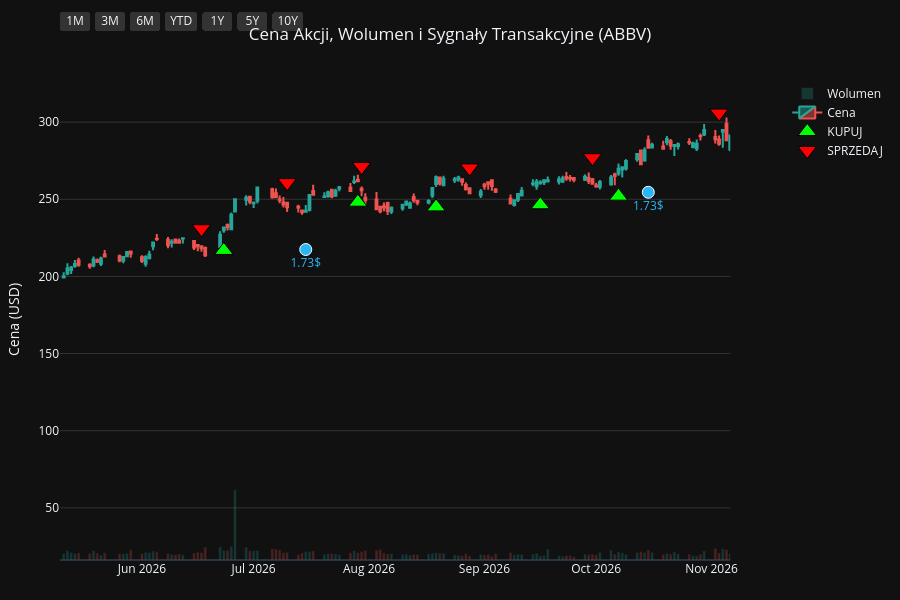
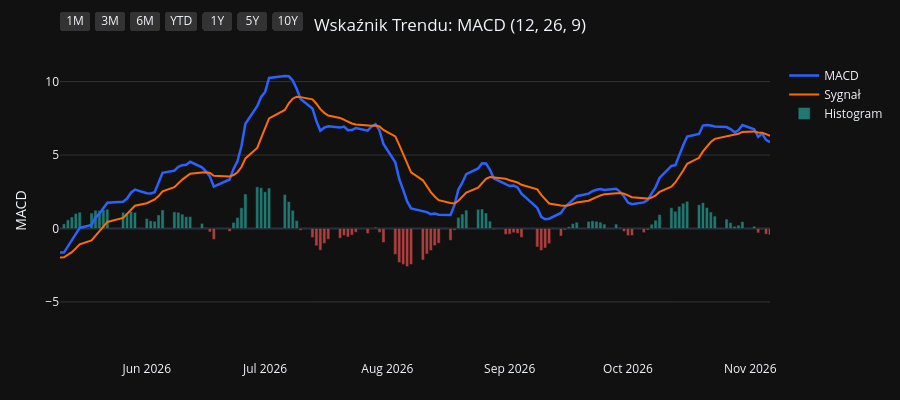
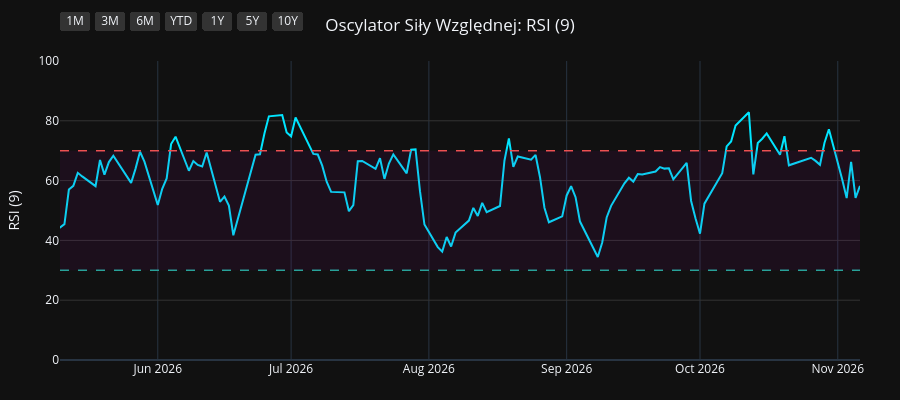
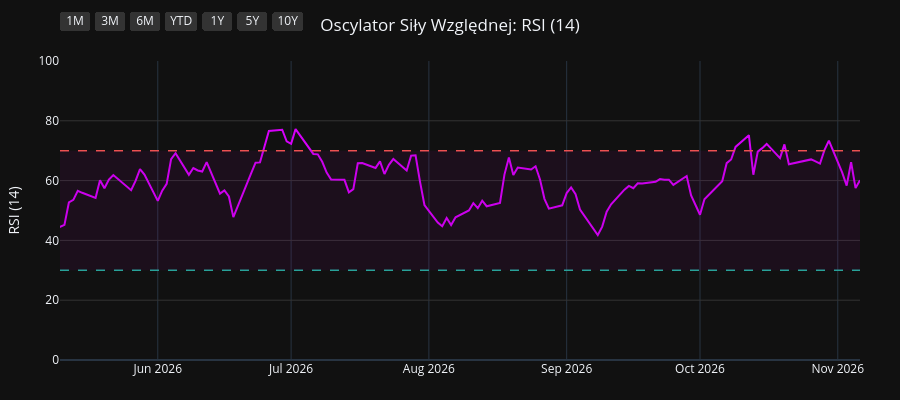

Notebook cell for these charts, in order:
### Code cell
import os
import yfinance as yf
import pandas as pd
import pandas_ta as ta
import plotly.graph_objects as go
from plotly.subplots import make_subplots

# 1. Pobranie i przygotowanie danych
symbol = os.environ.get("STOCK_TICKER", "").strip().upper()
if not symbol:
    raise RuntimeError("Set STOCK_TICKER before running price_extractor.ipynb")
df = yf.Ticker(symbol).history(period="10y")
df.index = df.index.tz_localize(None)

# Wskaźniki i sygnały
df.ta.macd(fast=12, slow=26, signal=9, append=True)
df.ta.rsi(length=9, append=True)
df.ta.rsi(length=14, append=True)
df.ta.rsi(length=21, append=True)
df.dropna(inplace=True)

macd = df['MACD_12_26_9']
signal = df['MACDs_12_26_9']
wczorajszy_macd = macd.shift(1)
wczorajszy_signal = signal.shift(1)

df['Decyzja'] = 'BRAK'
df.loc[(macd > signal) & (wczorajszy_macd <= wczorajszy_signal), 'Decyzja'] = 'KUPUJ'
df.loc[(macd < signal) & (wczorajszy_macd >= wczorajszy_signal), 'Decyzja'] = 'SPRZEDAJ'

df_kupuj = df[df['Decyzja'] == 'KUPUJ']
df_sprzedaj = df[df['Decyzja'] == 'SPRZEDAJ']
df_dywidendy = df[df['Dividends'] > 0]
df_splity = df[df['Stock Splits'] > 0]

# Wspólna konfiguracja osi X
konfiguracja_osi_x = dict(
    type="date",
    showspikes=True, spikemode="across", spikesnap="cursor", spikedash="dot", spikecolor="#ffffff", spikethickness=1, hoverformat="%Y-%m-%d",
    rangeselector=dict(
        buttons=list([
            dict(count=1, label="1M", step="month", stepmode="backward"),
            dict(count=3, label="3M", step="month", stepmode="backward"),
            dict(count=6, label="6M", step="month", stepmode="backward"),
            dict(count=1, label="YTD", step="year", stepmode="todate"),
            dict(count=1, label="1Y", step="year", stepmode="backward"),
            dict(count=5, label="5Y", step="year", stepmode="backward"),
            dict(step="all", label="10Y")
        ]),
        bgcolor="#333333", activecolor="#2962ff", x=0, y=1.1
    )
)

# ==========================================
# WYKRES 1: CENA + WOLUMEN + SYGNAŁY
# ==========================================
fig1 = make_subplots(specs=[[{"secondary_y": True}]])

kolory_wolumenu = ['#26a69a' if row['Close'] >= row['Open'] else '#ef5350' for index, row in df.iterrows()]
fig1.add_trace(go.Bar(x=df.index, y=df['Volume'], marker_color=kolory_wolumenu, opacity=0.25, name='Wolumen'), secondary_y=True)
fig1.add_trace(go.Candlestick(x=df.index, open=df['Open'], high=df['High'], low=df['Low'], close=df['Close'], name='Cena', increasing_line_color='#26a69a', decreasing_line_color='#ef5350'), secondary_y=False)
fig1.add_trace(go.Scatter(x=df_kupuj.index, y=df_kupuj['Low'] * 0.95, customdata=df_kupuj[['Low', 'High']], mode='markers', marker=dict(symbol='triangle-up', size=16, color='#00ff00', line=dict(width=1, color='black')), name='KUPUJ', hovertemplate='KUPUJ<br>Najniższa: %{customdata[0]:.2f}<br>Najwyższa: %{customdata[1]:.2f}<extra></extra>'), secondary_y=False)
fig1.add_trace(go.Scatter(x=df_sprzedaj.index, y=df_sprzedaj['High'] * 1.05, customdata=df_sprzedaj[['Low', 'High']], mode='markers', marker=dict(symbol='triangle-down', size=16, color='#ff0000', line=dict(width=1, color='black')), name='SPRZEDAJ', hovertemplate='SPRZEDAJ<br>Najniższa: %{customdata[0]:.2f}<br>Najwyższa: %{customdata[1]:.2f}<extra></extra>'), secondary_y=False)

if not df_dywidendy.empty:
    fig1.add_trace(go.Scatter(x=df_dywidendy.index, y=df_dywidendy['Low'] * 0.90, mode='markers+text', marker=dict(symbol='circle', size=12, color='#29b6f6', line=dict(width=1, color='white')), text=df_dywidendy['Dividends'].apply(lambda x: f"{x}$"), textposition="bottom center", name='Dywidenda', showlegend=False, hovertemplate='Dywidenda: %{text}<extra></extra>', textfont=dict(color="#29b6f6")), secondary_y=False)
if not df_splity.empty:
                    fig1.add_trace(go.Scatter(x=df_splity.index, y=df_splity['High'], mode='markers+text', marker=dict(symbol='star', size=16, color='#ffee58', line=dict(width=1, color='black')), text=df_splity['Stock Splits'].apply(lambda x: f"{x:g}:1" if x >= 1 else f"1:{1 / x:g}"), textposition="top center", name='Split', hovertemplate='%{text}<extra></extra>', textfont=dict(color="#ffee58")), secondary_y=False)

fig1.update_layout(title=dict(text=f"Cena Akcji, Wolumen i Sygnały Transakcyjne ({symbol})", x=0.5, xanchor='center'), dragmode='pan', xaxis_rangeslider_visible=False, template='plotly_dark', height=600, hovermode='x unified', margin=dict(l=60, r=40, t=60, b=40))
fig1.update_xaxes(**konfiguracja_osi_x)
fig1.update_xaxes(range=[df.index.max() - pd.Timedelta(days=180), df.index.max()])
fig1.update_yaxes(title_text="Cena (USD)", secondary_y=False, gridcolor='#333333')
fig1.update_yaxes(range=[0, df['Volume'].max() * 4], showgrid=False, showticklabels=False, secondary_y=True)
fig1.show(config={'scrollZoom': True})

# ==========================================
# WYKRES 2: WSKAŹNIK MACD
# ==========================================
fig2 = go.Figure()
fig2.add_trace(go.Scatter(x=df.index, y=df['MACD_12_26_9'], line=dict(color='#2962ff', width=2.5), name='MACD'))
fig2.add_trace(go.Scatter(x=df.index, y=df['MACDs_12_26_9'], line=dict(color='#ff6d00', width=2), name='Sygnał'))
kolory_macd = ['#26a69a' if val >= 0 else '#ef5350' for val in df['MACDh_12_26_9']]
fig2.add_trace(go.Bar(x=df.index, y=df['MACDh_12_26_9'], marker_color=kolory_macd, name='Histogram', opacity=0.7))
fig2.update_layout(title=dict(text="Wskaźnik Trendu: MACD (12, 26, 9)", x=0.5, xanchor='center'), dragmode='pan', xaxis_rangeslider_visible=False, template='plotly_dark', height=400, hovermode='x unified', margin=dict(l=60, r=40, t=60, b=40))
fig2.update_xaxes(**konfiguracja_osi_x)
fig2.update_xaxes(range=[df.index.max() - pd.Timedelta(days=180), df.index.max()])
fig2.update_yaxes(title_text="MACD", gridcolor='#333333')
fig2.show(config={'scrollZoom': True})

# ==========================================
# WYKRES 3: OSCYLATOR RSI (9)
# ==========================================
fig3 = go.Figure()
fig3.add_trace(go.Scatter(x=df.index, y=df['RSI_9'], line=dict(color='#00e5ff', width=2), name='RSI (9)'))
fig3.add_hline(y=70, line_dash="dash", line_color="#ef5350", line_width=1.5)
fig3.add_hline(y=30, line_dash="dash", line_color="#26a69a", line_width=1.5)
fig3.add_hrect(y0=30, y1=70, line_width=0, fillcolor="purple", opacity=0.1)
fig3.update_layout(title=dict(text="Oscylator Siły Względnej: RSI (9)", x=0.5, xanchor='center'), dragmode='pan', xaxis_rangeslider_visible=False, template='plotly_dark', height=400, hovermode='x unified', margin=dict(l=60, r=40, t=60, b=40))
fig3.update_xaxes(**konfiguracja_osi_x)
fig3.update_xaxes(range=[df.index.max() - pd.Timedelta(days=180), df.index.max()])
fig3.update_yaxes(title_text="RSI (9)", range=[0, 100], gridcolor='#333333')
fig3.show(config={'scrollZoom': True})

# ==========================================
# WYKRES 4: OSCYLATOR RSI (14)
# ==========================================
fig4 = go.Figure()
fig4.add_trace(go.Scatter(x=df.index, y=df['RSI_14'], line=dict(color='#d500f9', width=2), name='RSI (14)'))
fig4.add_hline(y=70, line_dash="dash", line_color="#ef5350", line_width=1.5)
fig4.add_hline(y=30, line_dash="dash", line_color="#26a69a", line_width=1.5)
fig4.add_hrect(y0=30, y1=70, line_width=0, fillcolor="purple", opacity=0.1)
fig4.update_layout(title=dict(text="Oscylator Siły Względnej: RSI (14)", x=0.5, xanchor='center'), dragmode='pan', xaxis_rangeslider_visible=False, template='plotly_dark', height=400, hovermode='x unified', margin=dict(l=60, r=40, t=60, b=40))
fig4.update_xaxes(**konfiguracja_osi_x)
fig4.update_xaxes(range=[df.index.max() - pd.Timedelta(days=180), df.index.max()])
fig4.update_yaxes(title_text="RSI (14)", range=[0, 100], gridcolor='#333333')
fig4.show(config={'scrollZoom': True})

# ==========================================
# WYKRES 5: OSCYLATOR RSI (21)
# ==========================================
fig5 = go.Figure()
fig5.add_trace(go.Scatter(x=df.index, y=df['RSI_21'], line=dict(color='#64dd17', width=2), name='RSI (21)'))
fig5.add_hline(y=70, line_dash="dash", line_color="#ef5350", line_width=1.5)
fig5.add_hline(y=30, line_dash="dash", line_color="#26a69a", line_width=1.5)
fig5.add_hrect(y0=30, y1=70, line_width=0, fillcolor="purple", opacity=0.1)
fig5.update_layout(title=dict(text="Oscylator Siły Względnej: RSI (21)", x=0.5, xanchor='center'), dragmode='pan', xaxis_rangeslider_visible=False, template='plotly_dark', height=400, hovermode='x unified', margin=dict(l=60, r=40, t=60, b=40))
fig5.update_xaxes(**konfiguracja_osi_x)
fig5.update_xaxes(range=[df.index.max() - pd.Timedelta(days=180), df.index.max()])
fig5.update_yaxes(title_text="RSI (21)", range=[0, 100], gridcolor='#333333')
fig5.show(config={'scrollZoom': True})

### Figure 1 — Plotly figure (JSON) as saved in the notebook; plotly's stock layout.template omitted (floating-point values rounded to 4 significant figures; data arrays with more than 128 entries replaced by an {"elided": "..."} marker saying what was removed)
{"data": [{"marker": {"color": {"elided": "2481 str values"}}, "name": "Wolumen", "opacity": 0.25, "type": "bar", "x": {"elided": "2481 str values"}, "xaxis": "x", "y": {"elided": "2481 int values"}, "yaxis": "y2"}, {"close": {"elided": "2481 float values"}, "decreasing": {"line": {"color": "#ef5350"}}, "high": {"elided": "2481 float values"}, "increasing": {"line": {"color": "#26a69a"}}, "low": {"elided": "2481 float values"}, "name": "Cena", "open": {"elided": "2481 float values"}, "type": "candlestick", "x": {"elided": "2481 str values"}, "xaxis": "x", "yaxis": "y"}, {"customdata": {"elided": "97x2 float values"}, "hovertemplate": "KUPUJ<br>Najniższa: %{customdata[0]:.2f}<br>Najwyższa: %{customdata[1]:.2f}<extra></extra>", "marker": {"color": "#00ff00", "line": {"color": "black", "width": 1}, "size": 16, "symbol": "triangle-up"}, "mode": "markers", "name": "KUPUJ", "type": "scatter", "x": ["2017-02-15T00:00:00", "2017-04-26T00:00:00", "2017-06-02T00:00:00", "2017-07-21T00:00:00", "2017-08-23T00:00:00", "2017-10-18T00:00:00", "2017-11-09T00:00:00", "2017-11-30T00:00:00", "2017-12-15T00:00:00", "2018-01-03T00:00:00", "2018-02-20T00:00:00", "2018-04-12T00:00:00", "2018-07-06T00:00:00", "2018-07-26T00:00:00", "2018-07-31T00:00:00", "2018-09-27T00:00:00", "2018-11-06T00:00:00", "2018-12-27T00:00:00", "2019-01-18T00:00:00", "2019-02-13T00:00:00", "2019-03-12T00:00:00", "2019-05-16T00:00:00", "2019-06-12T00:00:00", "2019-07-30T00:00:00", "2019-08-09T00:00:00", "2019-08-16T00:00:00", "2019-10-17T00:00:00", "2020-02-06T00:00:00", "2020-03-30T00:00:00", "2020-06-09T00:00:00", "2020-06-22T00:00:00", "2020-07-02T00:00:00", "2020-07-16T00:00:00", "2020-08-17T00:00:00", "2020-08-31T00:00:00", "2020-10-05T00:00:00", "2020-11-02T00:00:00", "2021-01-11T00:00:00", "2021-02-23T00:00:00", "2021-03-10T00:00:00", "2021-03-31T00:00:00", "2021-04-09T00:00:00", "2021-06-14T00:00:00", "2021-07-06T00:00:00", "2021-08-16T00:00:00", "2021-09-27T00:00:00", "2021-12-06T00:00:00", "2022-02-03T00:00:00", "2022-02-25T00:00:00", "2022-03-15T00:00:00", "2022-04-06T00:00:00", "2022-05-13T00:00:00", "2022-06-08T00:00:00", "2022-06-22T00:00:00", "2022-08-16T00:00:00", "2022-09-06T00:00:00", "2022-10-05T00:00:00", "2022-10-13T00:00:00", "2022-11-11T00:00:00", "2023-02-09T00:00:00", "2023-03-15T00:00:00", "2023-04-24T00:00:00", "2023-06-08T00:00:00", "2023-09-13T00:00:00", "2023-10-18T00:00:00", "2023-11-21T00:00:00", "2024-02-05T00:00:00", "2024-04-23T00:00:00", "2024-05-06T00:00:00", "2024-06-03T00:00:00", "2024-07-17T00:00:00", "2024-10-02T00:00:00", "2024-10-30T00:00:00", "2024-11-26T00:00:00", "2024-12-17T00:00:00", "2025-01-28T00:00:00", "2025-04-24T00:00:00", "2025-05-27T00:00:00", "2025-05-29T00:00:00", "2025-07-02T00:00:00", "2025-07-24T00:00:00", "2025-07-29T00:00:00", "2025-08-01T00:00:00", "2025-09-11T00:00:00", "2025-09-30T00:00:00", "2025-11-12T00:00:00", "2025-12-22T00:00:00", "2026-01-07T00:00:00", "2026-01-27T00:00:00", "2026-03-31T00:00:00", "2026-04-08T00:00:00", "2026-04-30T00:00:00", "2026-06-23T00:00:00", "2026-07-29T00:00:00", "2026-08-19T00:00:00", "2026-09-16T00:00:00", "2026-10-07T00:00:00"], "xaxis": "x", "y": [38.57, 41.93, 42.96, 48.05, 46.37, 60.41, 62.41, 63.04, 63.32, 64.23, 77.35, 61.38, 63.31, 62.33, 61.51, 63.28, 56.03, 59.13, 59.9, 55.33, 53.78, 54.96, 54.59, 46.97, 45.57, 44.71, 53.69, 62.85, 53.55, 70.1, 70.89, 72.4, 73.99, 71.33, 70.4, 64.56, 65.28, 81.27, 81.37, 82.2, 82.01, 81.44, 88.75, 89.2, 91.72, 84.11, 94.82, 111.7, 117.4, 122.3, 131.6, 123.1, 120.2, 116.4, 116.2, 111.5, 115.4, 112.6, 120.5, 123.4, 126.6, 136.7, 114.5, 126.9, 127.5, 118.5, 146.2, 147.4, 141.1, 139.2, 149.9, 171.9, 168.0, 157.5, 151.7, 156.3, 159.9, 167.0, 165.9, 172.1, 174.0, 172.0, 173.8, 198.5, 203.8, 207.8, 206.8, 207.3, 205.2, 199.8, 190.2, 195.2, 216.9, 248.1, 245.1, 246.4, 252.0], "yaxis": "y"}, {"customdata": {"elided": "98x2 float values"}, "hovertemplate": "SPRZEDAJ<br>Najniższa: %{customdata[0]:.2f}<br>Najwyższa: %{customdata[1]:.2f}<extra></extra>", "marker": {"color": "#ff0000", "line": {"color": "black", "width": 1}, "size": 16, "symbol": "triangle-down"}, "mode": "markers", "name": "SPRZEDAJ", "type": "scatter", "x": ["2017-01-12T00:00:00", "2017-03-23T00:00:00", "2017-05-11T00:00:00", "2017-07-03T00:00:00", "2017-07-25T00:00:00", "2017-09-26T00:00:00", "2017-10-24T00:00:00", "2017-11-14T00:00:00", "2017-12-04T00:00:00", "2017-12-28T00:00:00", "2018-02-06T00:00:00", "2018-02-28T00:00:00", "2018-05-25T00:00:00", "2018-07-19T00:00:00", "2018-07-27T00:00:00", "2018-08-30T00:00:00", "2018-10-11T00:00:00", "2018-12-10T00:00:00", "2019-01-14T00:00:00", "2019-01-24T00:00:00", "2019-03-08T00:00:00", "2019-04-16T00:00:00", "2019-05-29T00:00:00", "2019-06-25T00:00:00", "2019-08-01T00:00:00", "2019-08-15T00:00:00", "2019-10-08T00:00:00", "2019-11-21T00:00:00", "2020-02-25T00:00:00", "2020-05-27T00:00:00", "2020-06-11T00:00:00", "2020-06-24T00:00:00", "2020-07-09T00:00:00", "2020-07-21T00:00:00", "2020-08-26T00:00:00", "2020-09-01T00:00:00", "2020-10-21T00:00:00", "2020-12-10T00:00:00", "2021-01-26T00:00:00", "2021-03-05T00:00:00", "2021-03-18T00:00:00", "2021-04-07T00:00:00", "2021-05-19T00:00:00", "2021-06-18T00:00:00", "2021-07-30T00:00:00", "2021-09-01T00:00:00", "2021-11-19T00:00:00", "2022-01-05T00:00:00", "2022-02-24T00:00:00", "2022-03-08T00:00:00", "2022-04-04T00:00:00", "2022-04-13T00:00:00", "2022-05-23T00:00:00", "2022-06-09T00:00:00", "2022-07-19T00:00:00", "2022-08-24T00:00:00", "2022-09-30T00:00:00", "2022-10-06T00:00:00", "2022-11-02T00:00:00", "2022-12-14T00:00:00", "2023-03-09T00:00:00", "2023-04-19T00:00:00", "2023-04-27T00:00:00", "2023-08-17T00:00:00", "2023-09-28T00:00:00", "2023-10-19T00:00:00", "2024-01-24T00:00:00", "2024-02-21T00:00:00", "2024-04-26T00:00:00", "2024-05-24T00:00:00", "2024-07-02T00:00:00", "2024-08-26T00:00:00", "2024-10-03T00:00:00", "2024-11-11T00:00:00", "2024-12-16T00:00:00", "2025-01-14T00:00:00", "2025-03-13T00:00:00", "2025-05-14T00:00:00", "2025-05-28T00:00:00", "2025-06-18T00:00:00", "2025-07-21T00:00:00", "2025-07-28T00:00:00", "2025-07-30T00:00:00", "2025-09-05T00:00:00", "2025-09-25T00:00:00", "2025-10-09T00:00:00", "2025-11-28T00:00:00", "2026-01-05T00:00:00", "2026-01-08T00:00:00", "2026-03-09T00:00:00", "2026-04-07T00:00:00", "2026-04-22T00:00:00", "2026-06-17T00:00:00", "2026-07-10T00:00:00", "2026-07-30T00:00:00", "2026-08-28T00:00:00", "2026-09-30T00:00:00", "2026-11-03T00:00:00"], "xaxis": "x", "y": [43.35, 46.63, 47.01, 52.02, 53.61, 62.5, 68.17, 68.73, 69.99, 71.25, 82.8, 87.52, 76.0, 69.44, 68.69, 72.75, 69.51, 66.12, 66.24, 67.36, 59.44, 62.74, 60.41, 54.54, 52.65, 50.33, 58.57, 69.05, 75.3, 74.41, 79.22, 79.44, 81.59, 82.61, 78.14, 79.39, 70.59, 91.5, 94.46, 90.81, 89.11, 90.08, 100.1, 98.1, 103.5, 105.6, 103.6, 121.5, 129.4, 133.1, 145.5, 147.8, 136.2, 134.8, 135.8, 126.1, 128.7, 129.3, 135.3, 151.6, 139.2, 150.2, 143.2, 142.9, 144.7, 141.2, 161.1, 169.5, 162.2, 153.8, 163.3, 193.5, 192.6, 175.9, 170.7, 174.1, 212.6, 188.3, 186.8, 187.8, 192.2, 193.5, 195.0, 217.0, 225.0, 236.6, 232.5, 231.7, 236.1, 237.1, 212.2, 213.5, 230.9, 260.8, 271.2, 270.3, 276.9, 305.9], "yaxis": "y"}, {"hovertemplate": "Dywidenda: %{text}<extra></extra>", "marker": {"color": "#29b6f6", "line": {"color": "white", "width": 1}, "size": 12, "symbol": "circle"}, "mode": "markers+text", "name": "Dywidenda", "showlegend": false, "text": ["0.64$", "0.64$", "0.64$", "0.64$", "0.71$", "0.96$", "0.96$", "0.96$", "1.07$", "1.07$", "1.07$", "1.07$", "1.18$", "1.18$", "1.18$", "1.18$", "1.3$", "1.3$", "1.3$", "1.3$", "1.41$", "1.41$", "1.41$", "1.41$", "1.48$", "1.48$", "1.48$", "1.48$", "1.55$", "1.55$", "1.55$", "1.55$", "1.64$", "1.64$", "1.64$", "1.64$", "1.73$", "1.73$", "1.73$", "1.73$"], "textfont": {"color": "#29b6f6"}, "textposition": "bottom center", "type": "scatter", "x": ["2017-01-11T00:00:00", "2017-04-11T00:00:00", "2017-07-12T00:00:00", "2017-10-12T00:00:00", "2018-01-11T00:00:00", "2018-04-12T00:00:00", "2018-07-12T00:00:00", "2018-10-12T00:00:00", "2019-01-14T00:00:00", "2019-04-12T00:00:00", "2019-07-12T00:00:00", "2019-10-11T00:00:00", "2020-01-14T00:00:00", "2020-04-14T00:00:00", "2020-07-14T00:00:00", "2020-10-14T00:00:00", "2021-01-14T00:00:00", "2021-04-14T00:00:00", "2021-07-14T00:00:00", "2021-10-14T00:00:00", "2022-01-13T00:00:00", "2022-04-13T00:00:00", "2022-07-14T00:00:00", "2022-10-13T00:00:00", "2023-01-12T00:00:00", "2023-04-13T00:00:00", "2023-07-13T00:00:00", "2023-10-12T00:00:00", "2024-01-12T00:00:00", "2024-04-12T00:00:00", "2024-07-15T00:00:00", "2024-10-15T00:00:00", "2025-01-15T00:00:00", "2025-04-15T00:00:00", "2025-07-15T00:00:00", "2025-10-15T00:00:00", "2026-01-16T00:00:00", "2026-04-15T00:00:00", "2026-07-15T00:00:00", "2026-10-15T00:00:00"], "xaxis": "x", "y": [36.65, 38.68, 43.95, 56.43, 61.62, 58.15, 60.04, 57.33, 55.16, 52.81, 46.03, 50.13, 59.92, 56.27, 68.06, 61.77, 79.66, 77.74, 86.66, 81.23, 101.2, 120.1, 115.1, 106.7, 119.9, 128.1, 107.0, 119.7, 133.4, 132.8, 140.2, 161.5, 143.8, 151.7, 160.5, 196.9, 188.4, 182.6, 217.4, 254.5], "yaxis": "y"}], "layout": {"dragmode": "pan", "height": 600, "hovermode": "x unified", "margin": {"b": 40, "l": 60, "r": 40, "t": 60}, "title": {"text": "Cena Akcji, Wolumen i Sygnały Transakcyjne (ABBV)", "x": 0.5, "xanchor": "center"}, "xaxis": {"anchor": "y", "domain": [0.0, 0.94], "hoverformat": "%Y-%m-%d", "range": ["2026-05-10T00:00:00", "2026-11-06T00:00:00"], "rangeselector": {"activecolor": "#2962ff", "bgcolor": "#333333", "buttons": [{"count": 1, "label": "1M", "step": "month", "stepmode": "backward"}, {"count": 3, "label": "3M", "step": "month", "stepmode": "backward"}, {"count": 6, "label": "6M", "step": "month", "stepmode": "backward"}, {"count": 1, "label": "YTD", "step": "year", "stepmode": "todate"}, {"count": 1, "label": "1Y", "step": "year", "stepmode": "backward"}, {"count": 5, "label": "5Y", "step": "year", "stepmode": "backward"}, {"label": "10Y", "step": "all"}], "x": 0, "y": 1.1}, "rangeslider": {"visible": false}, "showspikes": true, "spikecolor": "#ffffff", "spikedash": "dot", "spikemode": "across", "spikesnap": "cursor", "spikethickness": 1, "type": "date"}, "yaxis": {"anchor": "x", "domain": [0.0, 1.0], "gridcolor": "#333333", "title": {"text": "Cena (USD)"}}, "yaxis2": {"anchor": "x", "overlaying": "y", "range": [0, 360527200], "showgrid": false, "showticklabels": false, "side": "right"}}}

### Figure 2 — Plotly figure (JSON) as saved in the notebook; plotly's stock layout.template omitted (floating-point values rounded to 4 significant figures; data arrays with more than 128 entries replaced by an {"elided": "..."} marker saying what was removed)
{"data": [{"line": {"color": "#2962ff", "width": 2.5}, "name": "MACD", "type": "scatter", "x": {"elided": "2481 str values"}, "y": {"elided": "2481 float values"}}, {"line": {"color": "#ff6d00", "width": 2}, "name": "Sygnał", "type": "scatter", "x": {"elided": "2481 str values"}, "y": {"elided": "2481 float values"}}, {"marker": {"color": {"elided": "2481 str values"}}, "name": "Histogram", "opacity": 0.7, "type": "bar", "x": {"elided": "2481 str values"}, "y": {"elided": "2481 float values"}}], "layout": {"dragmode": "pan", "height": 400, "hovermode": "x unified", "margin": {"b": 40, "l": 60, "r": 40, "t": 60}, "title": {"text": "Wskaźnik Trendu: MACD (12, 26, 9)", "x": 0.5, "xanchor": "center"}, "xaxis": {"hoverformat": "%Y-%m-%d", "range": ["2026-05-10T00:00:00", "2026-11-06T00:00:00"], "rangeselector": {"activecolor": "#2962ff", "bgcolor": "#333333", "buttons": [{"count": 1, "label": "1M", "step": "month", "stepmode": "backward"}, {"count": 3, "label": "3M", "step": "month", "stepmode": "backward"}, {"count": 6, "label": "6M", "step": "month", "stepmode": "backward"}, {"count": 1, "label": "YTD", "step": "year", "stepmode": "todate"}, {"count": 1, "label": "1Y", "step": "year", "stepmode": "backward"}, {"count": 5, "label": "5Y", "step": "year", "stepmode": "backward"}, {"label": "10Y", "step": "all"}], "x": 0, "y": 1.1}, "rangeslider": {"visible": false}, "showspikes": true, "spikecolor": "#ffffff", "spikedash": "dot", "spikemode": "across", "spikesnap": "cursor", "spikethickness": 1, "type": "date"}, "yaxis": {"gridcolor": "#333333", "title": {"text": "MACD"}}}}

### Figure 3 — Plotly figure (JSON) as saved in the notebook; plotly's stock layout.template omitted (floating-point values rounded to 4 significant figures; data arrays with more than 128 entries replaced by an {"elided": "..."} marker saying what was removed)
{"data": [{"line": {"color": "#00e5ff", "width": 2}, "name": "RSI (9)", "type": "scatter", "x": {"elided": "2481 str values"}, "y": {"elided": "2481 float values"}}], "layout": {"dragmode": "pan", "height": 400, "hovermode": "x unified", "margin": {"b": 40, "l": 60, "r": 40, "t": 60}, "shapes": [{"line": {"color": "#ef5350", "dash": "dash", "width": 1.5}, "type": "line", "x0": 0, "x1": 1, "xref": "x domain", "y0": 70, "y1": 70, "yref": "y"}, {"line": {"color": "#26a69a", "dash": "dash", "width": 1.5}, "type": "line", "x0": 0, "x1": 1, "xref": "x domain", "y0": 30, "y1": 30, "yref": "y"}, {"fillcolor": "purple", "line": {"width": 0}, "opacity": 0.1, "type": "rect", "x0": 0, "x1": 1, "xref": "x domain", "y0": 30, "y1": 70, "yref": "y"}], "title": {"text": "Oscylator Siły Względnej: RSI (9)", "x": 0.5, "xanchor": "center"}, "xaxis": {"hoverformat": "%Y-%m-%d", "range": ["2026-05-10T00:00:00", "2026-11-06T00:00:00"], "rangeselector": {"activecolor": "#2962ff", "bgcolor": "#333333", "buttons": [{"count": 1, "label": "1M", "step": "month", "stepmode": "backward"}, {"count": 3, "label": "3M", "step": "month", "stepmode": "backward"}, {"count": 6, "label": "6M", "step": "month", "stepmode": "backward"}, {"count": 1, "label": "YTD", "step": "year", "stepmode": "todate"}, {"count": 1, "label": "1Y", "step": "year", "stepmode": "backward"}, {"count": 5, "label": "5Y", "step": "year", "stepmode": "backward"}, {"label": "10Y", "step": "all"}], "x": 0, "y": 1.1}, "rangeslider": {"visible": false}, "showspikes": true, "spikecolor": "#ffffff", "spikedash": "dot", "spikemode": "across", "spikesnap": "cursor", "spikethickness": 1, "type": "date"}, "yaxis": {"gridcolor": "#333333", "range": [0, 100], "title": {"text": "RSI (9)"}}}}

### Figure 4 — Plotly figure (JSON) as saved in the notebook; plotly's stock layout.template omitted (floating-point values rounded to 4 significant figures; data arrays with more than 128 entries replaced by an {"elided": "..."} marker saying what was removed)
{"data": [{"line": {"color": "#d500f9", "width": 2}, "name": "RSI (14)", "type": "scatter", "x": {"elided": "2481 str values"}, "y": {"elided": "2481 float values"}}], "layout": {"dragmode": "pan", "height": 400, "hovermode": "x unified", "margin": {"b": 40, "l": 60, "r": 40, "t": 60}, "shapes": [{"line": {"color": "#ef5350", "dash": "dash", "width": 1.5}, "type": "line", "x0": 0, "x1": 1, "xref": "x domain", "y0": 70, "y1": 70, "yref": "y"}, {"line": {"color": "#26a69a", "dash": "dash", "width": 1.5}, "type": "line", "x0": 0, "x1": 1, "xref": "x domain", "y0": 30, "y1": 30, "yref": "y"}, {"fillcolor": "purple", "line": {"width": 0}, "opacity": 0.1, "type": "rect", "x0": 0, "x1": 1, "xref": "x domain", "y0": 30, "y1": 70, "yref": "y"}], "title": {"text": "Oscylator Siły Względnej: RSI (14)", "x": 0.5, "xanchor": "center"}, "xaxis": {"hoverformat": "%Y-%m-%d", "range": ["2026-05-10T00:00:00", "2026-11-06T00:00:00"], "rangeselector": {"activecolor": "#2962ff", "bgcolor": "#333333", "buttons": [{"count": 1, "label": "1M", "step": "month", "stepmode": "backward"}, {"count": 3, "label": "3M", "step": "month", "stepmode": "backward"}, {"count": 6, "label": "6M", "step": "month", "stepmode": "backward"}, {"count": 1, "label": "YTD", "step": "year", "stepmode": "todate"}, {"count": 1, "label": "1Y", "step": "year", "stepmode": "backward"}, {"count": 5, "label": "5Y", "step": "year", "stepmode": "backward"}, {"label": "10Y", "step": "all"}], "x": 0, "y": 1.1}, "rangeslider": {"visible": false}, "showspikes": true, "spikecolor": "#ffffff", "spikedash": "dot", "spikemode": "across", "spikesnap": "cursor", "spikethickness": 1, "type": "date"}, "yaxis": {"gridcolor": "#333333", "range": [0, 100], "title": {"text": "RSI (14)"}}}}
